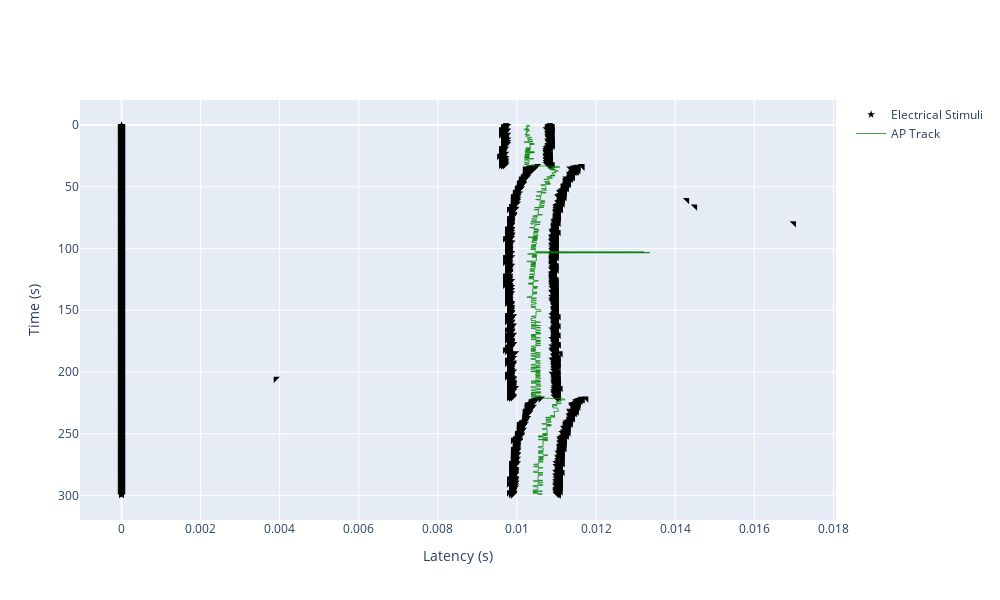

Here is the notebook cell this chart was saved with:
### Code cell
%autoreload 2
from fibre_tracking.ap_track import APTrack
from plotting import FallingLeafPlot

# and now, we can extract the nearest action potentials
aps = ap_track.get_nearest_existing_aps(sweeps = recording.sweeps)

# also, we may want to change the track's color :)
ap_track.color = "green"

# Starting point for the falling leaf plot
FLP_START_TIME = recording.sweeps[ap_track.sweep_idcs[0]].t_start

flplot = FallingLeafPlot()
flplot.plot(regular_stimuli = recording.el_stimuli, action_potentials = aps, t_start = FLP_START_TIME, num_intervals = len(ap_track), \
            ap_tracks = [ap_track], post_stimulus_timeframe = 0.025, plot_raw_signal = False)
